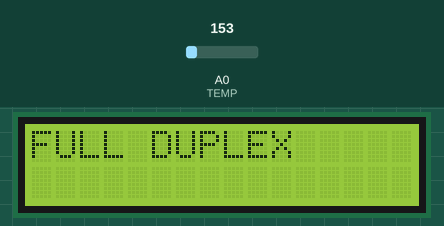
This sketch was run on a simulated Arduino Uno, built with avr-gcc and run on an emulated ATmega328P. Parts: 16×2 character LCD. The test bench sets the inputs (shaded band); at power-on: A0 (TEMP) = 153. What the sketch prints to the serial monitor is not drawn.

Above: at 0.1 s.
At 5.1 s:
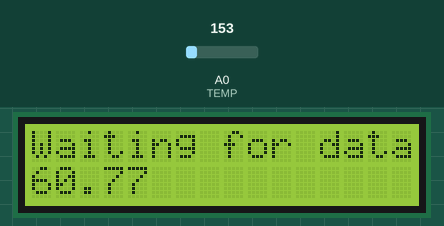

The sketch:

FullDuplex.ino
```cpp
#include<LiquidCrystal.h>
int count=0;
int TEMP=A0;
String readString;
LiquidCrystal lcd(12,11,5,4,3,2);
void setup(){
  Serial.begin(9600);
  lcd.begin(16,2);
  lcd.setCursor(0,0);
  lcd.print("FULL DUPLEX");
  delay(5000);
  lcd.clear();
  lcd.setCursor(0,0);
  lcd.print("Waiting for data");
}
void loop(){
  int T=analogRead(TEMP);
  float v;
  float c;
  float f;
  while(count<01){
    v=(T/965.0)*5;
    c=(v-0.5)*100;
    f=(c-0.5)*(9/5)+32;
    Serial.println(f);
    lcd.setCursor(0,1);
    lcd.print(f);
    count+=1;
    delay(3);
  }
  while(Serial.available()){
    delay(3);
    char d=Serial.read();
    readString+= d;
  }
  if(readString.length()>02){
    Serial.print("CHAR REC :" + readString);
    lcd.setCursor(6,1);
    lcd.print(readString);
  }
  readString=" ";
}
```
